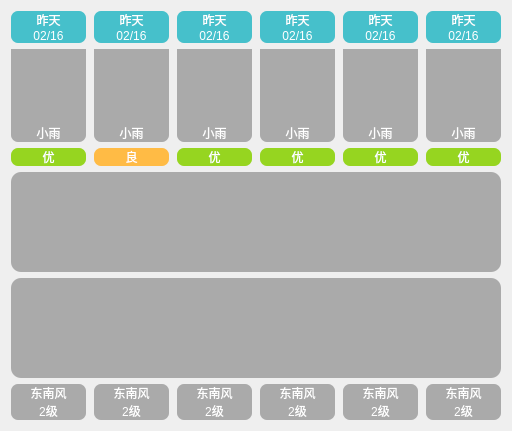
      <widget class="QWidget" name="widget04" native="true">
       <layout class="QVBoxLayout" name="verticalLayout_6">
        <item>
         <widget class="QWidget" name="widget0401" native="true">
          <property name="maximumSize">
           <size>
            <width>500</width>
            <height>16777215</height>
           </size>
          </property>
          <layout class="QGridLayout" name="gridLayout_3">
           <property name="leftMargin">
            <number>0</number>
           </property>
           <property name="topMargin">
            <number>0</number>
           </property>
           <property name="rightMargin">
            <number>0</number>
           </property>
           <property name="bottomMargin">
            <number>0</number>
           </property>
           <property name="horizontalSpacing">
            <number>8</number>
           </property>
           <property name="verticalSpacing">
            <number>0</number>
           </property>
           <item row="0" column="0">
            <widget class="QLabel" name="labelWeek1">
             <property name="styleSheet">
              <string notr="true">color: rgb(255, 255, 255);
background-color: rgb(70, 192, 203);
border-radius: 7px;
border-bottom-right-radius: 0px;
border-bottom-left-radius: 0px;
</string>
             </property>
             <property name="text">
              <string>昨天</string>
             </property>
             <property name="alignment">
              <set>Qt::AlignmentFlag::AlignCenter</set>
             </property>
            </widget>
           </item>
           <item row="0" column="1">
            <widget class="QLabel" name="labelWeek2">
             <property name="styleSheet">
              <string notr="true">color: rgb(255, 255, 255);
background-color: rgb(70, 192, 203);
border-radius: 7px;
border-bottom-right-radius: 0px;
border-bottom-left-radius: 0px;
</string>
             </property>
             <property name="text">
              <string>昨天</string>
             </property>
             <property name="alignment">
              <set>Qt::AlignmentFlag::AlignCenter</set>
             </property>
            </widget>
           </item>
           <item row="0" column="2">
            <widget class="QLabel" name="labelWeek3">
             <property name="styleSheet">
              <string notr="true">color: rgb(255, 255, 255);
background-color: rgb(70, 192, 203);
border-radius: 7px;
border-bottom-right-radius: 0px;
border-bottom-left-radius: 0px;
</string>
             </property>
             <property name="text">
              <string>昨天</string>
             </property>
             <property name="alignment">
              <set>Qt::AlignmentFlag::AlignCenter</set>
             </property>
            </widget>
           </item>
           <item row="0" column="3">
            <widget class="QLabel" name="labelWeek4">
             <property name="styleSheet">
              <string notr="true">color: rgb(255, 255, 255);
background-color: rgb(70, 192, 203);
border-radius: 7px;
border-bottom-right-radius: 0px;
border-bottom-left-radius: 0px;
</string>
             </property>
             <property name="text">
              <string>昨天</string>
             </property>
             <property name="alignment">
              <set>Qt::AlignmentFlag::AlignCenter</set>
             </property>
            </widget>
           </item>
           <item row="0" column="4">
            <widget class="QLabel" name="labelWeek5">
             <property name="styleSheet">
              <string notr="true">color: rgb(255, 255, 255);
background-color: rgb(70, 192, 203);
border-radius: 7px;
border-bottom-right-radius: 0px;
border-bottom-left-radius: 0px;
</string>
             </property>
             <property name="text">
              <string>昨天</string>
             </property>
             <property name="alignment">
              <set>Qt::AlignmentFlag::AlignCenter</set>
             </property>
            </widget>
           </item>
           <item row="0" column="5">
            <widget class="QLabel" name="labelWeek6">
             <property name="styleSheet">
              <string notr="true">color: rgb(255, 255, 255);
background-color: rgb(70, 192, 203);
border-radius: 7px;
border-bottom-right-radius: 0px;
border-bottom-left-radius: 0px;
</string>
             </property>
             <property name="text">
              <string>昨天</string>
             </property>
             <property name="alignment">
              <set>Qt::AlignmentFlag::AlignCenter</set>
             </property>
            </widget>
           </item>
           <item row="1" column="0">
            <widget class="QLabel" name="labelDate1">
             <property name="styleSheet">
              <string notr="true">color: rgb(255, 255, 255);
background-color: rgb(70, 192, 203);
border-radius: 7px;
border-top-right-radius: 0px;
border-top-left-radius: 0px;</string>
             </property>
             <property name="text">
              <string>02/16</string>
             </property>
             <property name="alignment">
              <set>Qt::AlignmentFlag::AlignCenter</set>
             </property>
            </widget>
           </item>
           <item row="1" column="1">
            <widget class="QLabel" name="labelDate2">
             <property name="styleSheet">
              <string notr="true">color: rgb(255, 255, 255);
background-color: rgb(70, 192, 203);
border-radius: 7px;
border-top-right-radius: 0px;
border-top-left-radius: 0px;</string>
             </property>
             <property name="text">
              <string>02/16</string>
             </property>
             <property name="alignment">
              <set>Qt::AlignmentFlag::AlignCenter</set>
             </property>
            </widget>
           </item>
           <item row="1" column="2">
            <widget class="QLabel" name="labelDate3">
             <property name="styleSheet">
              <string notr="true">color: rgb(255, 255, 255);
background-color: rgb(70, 192, 203);
border-radius: 7px;
border-top-right-radius: 0px;
border-top-left-radius: 0px;</string>
             </property>
             <property name="text">
              <string>02/16</string>
             </property>
             <property name="alignment">
              <set>Qt::AlignmentFlag::AlignCenter</set>
             </property>
            </widget>
           </item>
           <item row="1" column="3">
            <widget class="QLabel" name="labelDate4">
             <property name="styleSheet">
              <string notr="true">color: rgb(255, 255, 255);
background-color: rgb(70, 192, 203);
border-radius: 7px;
border-top-right-radius: 0px;
border-top-left-radius: 0px;</string>
             </property>
             <property name="text">
              <string>02/16</string>
             </property>
             <property name="alignment">
              <set>Qt::AlignmentFlag::AlignCenter</set>
             </property>
            </widget>
           </item>
           <item row="1" column="4">
            <widget class="QLabel" name="labelDate5">
             <property name="styleSheet">
              <string notr="true">color: rgb(255, 255, 255);
background-color: rgb(70, 192, 203);
border-radius: 7px;
border-top-right-radius: 0px;
border-top-left-radius: 0px;</string>
             </property>
             <property name="text">
              <string>02/16</string>
             </property>
             <property name="alignment">
              <set>Qt::AlignmentFlag::AlignCenter</set>
             </property>
            </widget>
           </item>
           <item row="1" column="5">
            <widget class="QLabel" name="labelDate6">
             <property name="styleSheet">
              <string notr="true">color: rgb(255, 255, 255);
background-color: rgb(70, 192, 203);
border-radius: 7px;
border-top-right-radius: 0px;
border-top-left-radius: 0px;</string>
             </property>
             <property name="text">
              <string>02/16</string>
             </property>
             <property name="alignment">
              <set>Qt::AlignmentFlag::AlignCenter</set>
             </property>
            </widget>
           </item>
          </layout>
         </widget>
        </item>
        <item>
         <widget class="QWidget" name="widget0402" native="true">
          <property name="maximumSize">
           <size>
            <width>1000</width>
            <height>100</height>
           </size>
          </property>
          <layout class="QGridLayout" name="gridLayout_4">
           <property name="leftMargin">
            <number>0</number>
           </property>
           <property name="topMargin">
            <number>0</number>
           </property>
           <property name="rightMargin">
            <number>0</number>
           </property>
           <property name="bottomMargin">
            <number>0</number>
           </property>
           <property name="horizontalSpacing">
            <number>8</number>
           </property>
           <property name="verticalSpacing">
            <number>0</number>
           </property>
           <item row="0" column="0">
            <widget class="QLabel" name="labelWeathIcon1">
             <property name="minimumSize">
              <size>
               <width>75</width>
               <height>75</height>
              </size>
             </property>
             <property name="maximumSize">
              <size>
               <width>75</width>
               <height>75</height>
              </size>
             </property>
             <property name="sizeIncrement">
              <size>
               <width>0</width>
               <height>0</height>
              </size>
             </property>
             <property name="styleSheet">
              <string notr="true">background-color: rgb(170, 170, 170);</string>
             </property>
             <property name="text">
              <string/>
             </property>
             <property name="pixmap">
              <pixmap resource="res.qrc">:/images/images/weather-0/小雨.png</pixmap>
             </property>
             <property name="scaledContents">
              <bool>true</bool>
             </property>
            </widget>
           </item>
           <item row="0" column="1">
            <widget class="QLabel" name="labelWeathIcon2">
             <property name="minimumSize">
              <size>
               <width>75</width>
               <height>75</height>
              </size>
             </property>
             <property name="maximumSize">
              <size>
               <width>75</width>
               <height>75</height>
              </size>
             </property>
             <property name="styleSheet">
              <string notr="true">background-color: rgb(170, 170, 170);</string>
             </property>
             <property name="text">
              <string/>
             </property>
             <property name="pixmap">
              <pixmap resource="res.qrc">:/images/images/weather-0/小雨.png</pixmap>
             </property>
             <property name="scaledContents">
              <bool>true</bool>
             </property>
            </widget>
           </item>
           <item row="0" column="2">
            <widget class="QLabel" name="labelWeathIcon3">
             <property name="minimumSize">
              <size>
               <width>75</width>
               <height>75</height>
              </size>
             </property>
             <property name="maximumSize">
              <size>
               <width>75</width>
               <height>75</height>
              </size>
             </property>
             <property name="styleSheet">
              <string notr="true">background-color: rgb(170, 170, 170);</string>
             </property>
             <property name="text">
              <string/>
             </property>
             <property name="pixmap">
              <pixmap resource="res.qrc">:/images/images/weather-0/小雨.png</pixmap>
             </property>
             <property name="scaledContents">
              <bool>true</bool>
             </property>
            </widget>
           </item>
           <item row="0" column="3">
            <widget class="QLabel" name="labelWeathIcon4">
             <property name="minimumSize">
              <size>
               <width>75</width>
               <height>75</height>
              </size>
             </property>
             <property name="maximumSize">
              <size>
               <width>75</width>
               <height>75</height>
              </size>
             </property>
             <property name="styleSheet">
              <string notr="true">background-color: rgb(170, 170, 170);</string>
             </property>
             <property name="text">
              <string/>
             </property>
             <property name="pixmap">
              <pixmap resource="res.qrc">:/images/images/weather-0/小雨.png</pixmap>
             </property>
             <property name="scaledContents">
              <bool>true</bool>
             </property>
            </widget>
           </item>
           <item row="0" column="4">
            <widget class="QLabel" name="labelWeathIcon5">
             <property name="minimumSize">
              <size>
               <width>75</width>
               <height>75</height>
              </size>
             </property>
             <property name="maximumSize">
              <size>
               <width>75</width>
               <height>75</height>
              </size>
             </property>
             <property name="styleSheet">
              <string notr="true">background-color: rgb(170, 170, 170);</string>
             </property>
             <property name="text">
              <string/>
             </property>
             <property name="pixmap">
              <pixmap resource="res.qrc">:/images/images/weather-0/小雨.png</pixmap>
             </property>
             <property name="scaledContents">
              <bool>true</bool>
             </property>
            </widget>
           </item>
           <item row="0" column="5">
            <widget class="QLabel" name="labelWeathIcon6">
             <property name="minimumSize">
              <size>
               <width>75</width>
               <height>75</height>
              </size>
             </property>
             <property name="maximumSize">
              <size>
               <width>75</width>
               <height>75</height>
              </size>
             </property>
             <property name="styleSheet">
              <string notr="true">background-color: rgb(170, 170, 170);</string>
             </property>
             <property name="text">
              <string/>
             </property>
             <property name="pixmap">
              <pixmap resource="res.qrc">:/images/images/weather-0/小雨.png</pixmap>
             </property>
             <property name="scaledContents">
              <bool>true</bool>
             </property>
            </widget>
           </item>
           <item row="1" column="0">
            <widget class="QLabel" name="labelWeatherType1">
             <property name="styleSheet">
              <string notr="true">color: rgb(255, 255, 255);
background-color: rgb(170, 170, 170);
border-radius: 7px;
border-top-right-radius: 0px;
border-top-left-radius: 0px;</string>
             </property>
             <property name="text">
              <string>小雨</string>
             </property>
             <property name="alignment">
              <set>Qt::AlignmentFlag::AlignCenter</set>
             </property>
            </widget>
           </item>
           <item row="1" column="1">
            <widget class="QLabel" name="labelWeatherType2">
             <property name="styleSheet">
              <string notr="true">color: rgb(255, 255, 255);
background-color: rgb(170, 170, 170);
border-radius: 7px;
border-top-right-radius: 0px;
border-top-left-radius: 0px;</string>
             </property>
             <property name="text">
              <string>小雨</string>
             </property>
             <property name="alignment">
              <set>Qt::AlignmentFlag::AlignCenter</set>
             </property>
            </widget>
           </item>
           <item row="1" column="2">
            <widget class="QLabel" name="labelWeatherType3">
             <property name="styleSheet">
              <string notr="true">color: rgb(255, 255, 255);
background-color: rgb(170, 170, 170);
border-radius: 7px;
border-top-right-radius: 0px;
border-top-left-radius: 0px;</string>
             </property>
             <property name="text">
              <string>小雨</string>
             </property>
             <property name="alignment">
              <set>Qt::AlignmentFlag::AlignCenter</set>
             </property>
            </widget>
           </item>
           <item row="1" column="3">
            <widget class="QLabel" name="labelWeatherType4">
             <property name="styleSheet">
              <string notr="true">color: rgb(255, 255, 255);
background-color: rgb(170, 170, 170);
border-radius: 7px;
border-top-right-radius: 0px;
border-top-left-radius: 0px;</string>
             </property>
             <property name="text">
              <string>小雨</string>
             </property>
             <property name="alignment">
              <set>Qt::AlignmentFlag::AlignCenter</set>
             </property>
            </widget>
           </item>
           <item row="1" column="4">
            <widget class="QLabel" name="labelWeatherType5">
             <property name="styleSheet">
              <string notr="true">color: rgb(255, 255, 255);
background-color: rgb(170, 170, 170);
border-radius: 7px;
border-top-right-radius: 0px;
border-top-left-radius: 0px;</string>
             </property>
             <property name="text">
              <string>小雨</string>
             </property>
             <property name="alignment">
              <set>Qt::AlignmentFlag::AlignCenter</set>
             </property>
            </widget>
           </item>
           <item row="1" column="5">
            <widget class="QLabel" name="labelWeatherType6">
             <property name="styleSheet">
              <string notr="true">color: rgb(255, 255, 255);
background-color: rgb(170, 170, 170);
border-radius: 7px;
border-top-right-radius: 0px;
border-top-left-radius: 0px;</string>
             </property>
             <property name="text">
              <string>小雨</string>
             </property>
             <property name="alignment">
              <set>Qt::AlignmentFlag::AlignCenter</set>
             </property>
            </widget>
           </item>
          </layout>
         </widget>
        </item>
        <item>
         <widget class="QWidget" name="widget0403" native="true">
          <property name="maximumSize">
           <size>
            <width>500</width>
            <height>16777215</height>
           </size>
          </property>
          <layout class="QHBoxLayout" name="horizontalLayout_7">
           <property name="spacing">
            <number>8</number>
           </property>
           <property name="leftMargin">
            <number>0</number>
           </property>
           <property name="topMargin">
            <number>0</number>
           </property>
           <property name="rightMargin">
            <number>0</number>
           </property>
           <property name="bottomMargin">
            <number>0</number>
           </property>
           <item>
            <widget class="QLabel" name="labelaiq1">
             <property name="styleSheet">
              <string notr="true">color: rgb(255, 255, 255);
background-color: rgb(150, 213, 32);
border-radius: 7px;</string>
             </property>
             <property name="text">
              <string>优</string>
             </property>
             <property name="alignment">
              <set>Qt::AlignmentFlag::AlignCenter</set>
             </property>
            </widget>
           </item>
           <item>
            <widget class="QLabel" name="labelaiq2">
             <property name="styleSheet">
              <string notr="true">color: rgb(255, 255, 255);
background-color: rgb(255, 187, 69);
border-radius: 7px;</string>
             </property>
             <property name="text">
              <string>良</string>
             </property>
             <property name="alignment">
              <set>Qt::AlignmentFlag::AlignCenter</set>
             </property>
            </widget>
           </item>
           <item>
            <widget class="QLabel" name="labelaiq3">
             <property name="styleSheet">
              <string notr="true">color: rgb(255, 255, 255);
background-color: rgb(150, 213, 32);
border-radius: 7px;</string>
             </property>
             <property name="text">
              <string>优</string>
             </property>
             <property name="alignment">
              <set>Qt::AlignmentFlag::AlignCenter</set>
             </property>
            </widget>
           </item>
           <item>
            <widget class="QLabel" name="labelaiq4">
             <property name="styleSheet">
              <string notr="true">color: rgb(255, 255, 255);
background-color: rgb(150, 213, 32);
border-radius: 7px;</string>
             </property>
             <property name="text">
              <string>优</string>
             </property>
             <property name="alignment">
              <set>Qt::AlignmentFlag::AlignCenter</set>
             </property>
            </widget>
           </item>
           <item>
            <widget class="QLabel" name="labelaiq5">
             <property name="styleSheet">
              <string notr="true">color: rgb(255, 255, 255);
background-color: rgb(150, 213, 32);
border-radius: 7px;</string>
             </property>
             <property name="text">
              <string>优</string>
             </property>
             <property name="alignment">
              <set>Qt::AlignmentFlag::AlignCenter</set>
             </property>
            </widget>
           </item>
           <item>
            <widget class="QLabel" name="labelaiq6">
             <property name="styleSheet">
              <string notr="true">color: rgb(255, 255, 255);
background-color: rgb(150, 213, 32);
border-radius: 7px;</string>
             </property>
             <property name="text">
              <string>优</string>
             </property>
             <property name="alignment">
              <set>Qt::AlignmentFlag::AlignCenter</set>
             </property>
            </widget>
           </item>
          </layout>
         </widget>
        </item>
        <item>
         <widget class="QWidget" name="widget0404" native="true">
          <property name="minimumSize">
           <size>
            <width>0</width>
            <height>100</height>
           </size>
          </property>
          <property name="maximumSize">
           <size>
            <width>500</width>
            <height>16777215</height>
           </size>
          </property>
          <property name="styleSheet">
           <string notr="true">background-color: rgb(170, 170, 170);
border-radius: 10px;</string>
          </property>
         </widget>
        </item>
        <item>
         <widget class="QWidget" name="widget0405" native="true">
          <property name="minimumSize">
           <size>
            <width>0</width>
            <height>100</height>
           </size>
          </property>
          <property name="maximumSize">
           <size>
            <width>500</width>
            <height>16777215</height>
           </size>
          </property>
          <property name="styleSheet">
           <string notr="true">background-color: rgb(170, 170, 170);
border-radius: 10px;</string>
          </property>
         </widget>
        </item>
        <item>
         <widget class="QWidget" name="widget0406" native="true">
          <property name="maximumSize">
           <size>
            <width>500</width>
            <height>16777215</height>
           </size>
          </property>
          <layout class="QGridLayout" name="gridLayout_5">
           <property name="leftMargin">
            <number>0</number>
           </property>
           <property name="topMargin">
            <number>0</number>
           </property>
           <property name="rightMargin">
            <number>0</number>
           </property>
           <property name="bottomMargin">
            <number>0</number>
           </property>
           <property name="horizontalSpacing">
            <number>8</number>
           </property>
           <property name="verticalSpacing">
            <number>0</number>
           </property>
           <item row="0" column="0" rowspan="2">
            <widget class="QLabel" name="labelFx1">
             <property name="styleSheet">
              <string notr="true">color: rgb(255, 255, 255);
background-color: rgb(170, 170, 170);
border-radius: 7px;
border-bottom-right-radius: 0px;
border-bottom-left-radius: 0px;
</string>
             </property>
             <property name="text">
              <string>东南风</string>
             </property>
             <property name="alignment">
              <set>Qt::AlignmentFlag::AlignCenter</set>
             </property>
            </widget>
           </item>
           <item row="0" column="1" rowspan="2">
            <widget class="QLabel" name="labelFx2">
             <property name="styleSheet">
              <string notr="true">color: rgb(255, 255, 255);
background-color: rgb(170, 170, 170);
border-radius: 7px;
border-bottom-right-radius: 0px;
border-bottom-left-radius: 0px;
</string>
             </property>
             <property name="text">
              <string>东南风</string>
             </property>
             <property name="alignment">
              <set>Qt::AlignmentFlag::AlignCenter</set>
             </property>
            </widget>
           </item>
           <item row="0" column="2" rowspan="2">
            <widget class="QLabel" name="labelFx3">
             <property name="styleSheet">
              <string notr="true">color: rgb(255, 255, 255);
background-color: rgb(170, 170, 170);
border-radius: 7px;
border-bottom-right-radius: 0px;
border-bottom-left-radius: 0px;
</string>
             </property>
             <property name="text">
              <string>东南风</string>
             </property>
             <property name="alignment">
              <set>Qt::AlignmentFlag::AlignCenter</set>
             </property>
            </widget>
           </item>
           <item row="0" column="3" rowspan="2">
            <widget class="QLabel" name="labelFx4">
             <property name="styleSheet">
              <string notr="true">color: rgb(255, 255, 255);
background-color: rgb(170, 170, 170);
border-radius: 7px;
border-bottom-right-radius: 0px;
border-bottom-left-radius: 0px;
</string>
             </property>
             <property name="text">
              <string>东南风</string>
             </property>
             <property name="alignment">
              <set>Qt::AlignmentFlag::AlignCenter</set>
             </property>
            </widget>
           </item>
           <item row="2" column="0">
            <widget class="QLabel" name="labelFl1">
             <property name="styleSheet">
              <string notr="true">color: rgb(255, 255, 255);
background-color: rgb(170, 170, 170);
border-radius: 7px;
border-top-right-radius: 0px;
border-top-left-radius: 0px;</string>
             </property>
             <property name="text">
              <string>2级</string>
             </property>
             <property name="alignment">
              <set>Qt::AlignmentFlag::AlignCenter</set>
             </property>
            </widget>
           </item>
           <item row="2" column="1">
            <widget class="QLabel" name="labelFl2">
             <property name="styleSheet">
              <string notr="true">color: rgb(255, 255, 255);
background-color: rgb(170, 170, 170);
border-radius: 7px;
border-top-right-radius: 0px;
border-top-left-radius: 0px;</string>
             </property>
             <property name="text">
              <string>2级</string>
             </property>
             <property name="alignment">
              <set>Qt::AlignmentFlag::AlignCenter</set>
             </property>
            </widget>
           </item>
           <item row="2" column="2">
            <widget class="QLabel" name="labelFl3">
             <property name="styleSheet">
              <string notr="true">color: rgb(255, 255, 255);
background-color: rgb(170, 170, 170);
border-radius: 7px;
border-top-right-radius: 0px;
border-top-left-radius: 0px;</string>
             </property>
             <property name="text">
              <string>2级</string>
             </property>
             <property name="alignment">
              <set>Qt::AlignmentFlag::AlignCenter</set>
             </property>
            </widget>
           </item>
           <item row="2" column="3">
            <widget class="QLabel" name="labelFl4">
             <property name="styleSheet">
              <string notr="true">color: rgb(255, 255, 255);
background-color: rgb(170, 170, 170);
border-radius: 7px;
border-top-right-radius: 0px;
border-top-left-radius: 0px;</string>
             </property>
             <property name="text">
              <string>2级</string>
             </property>
             <property name="alignment">
              <set>Qt::AlignmentFlag::AlignCenter</set>
             </property>
            </widget>
           </item>
           <item row="2" column="4">
            <widget class="QLabel" name="labelFl5">
             <property name="styleSheet">
              <string notr="true">color: rgb(255, 255, 255);
background-color: rgb(170, 170, 170);
border-radius: 7px;
border-top-right-radius: 0px;
border-top-left-radius: 0px;</string>
             </property>
             <property name="text">
              <string>2级</string>
             </property>
             <property name="alignment">
              <set>Qt::AlignmentFlag::AlignCenter</set>
             </property>
            </widget>
           </item>
           <item row="0" column="4" rowspan="2">
            <widget class="QLabel" name="labelFx5">
             <property name="styleSheet">
              <string notr="true">color: rgb(255, 255, 255);
background-color: rgb(170, 170, 170);
border-radius: 7px;
border-bottom-right-radius: 0px;
border-bottom-left-radius: 0px;
</string>
             </property>
             <property name="text">
              <string>东南风</string>
             </property>
             <property name="alignment">
              <set>Qt::AlignmentFlag::AlignCenter</set>
             </property>
            </widget>
           </item>
           <item row="2" column="5">
            <widget class="QLabel" name="labelFl6">
             <property name="styleSheet">
              <string notr="true">color: rgb(255, 255, 255);
background-color: rgb(170, 170, 170);
border-radius: 7px;
border-top-right-radius: 0px;
border-top-left-radius: 0px;</string>
             </property>
             <property name="text">
              <string>2级</string>
             </property>
             <property name="alignment">
              <set>Qt::AlignmentFlag::AlignCenter</set>
             </property>
            </widget>
           </item>
           <item row="0" column="5" rowspan="2">
            <widget class="QLabel" name="labelFx6">
             <property name="styleSheet">
              <string notr="true">color: rgb(255, 255, 255);
background-color: rgb(170, 170, 170);
border-radius: 7px;
border-bottom-right-radius: 0px;
border-bottom-left-radius: 0px;
</string>
             </property>
             <property name="text">
              <string>东南风</string>
             </property>
             <property name="alignment">
              <set>Qt::AlignmentFlag::AlignCenter</set>
             </property>
            </widget>
           </item>
          </layout>
         </widget>
        </item>
       </layout>
      </widget>
